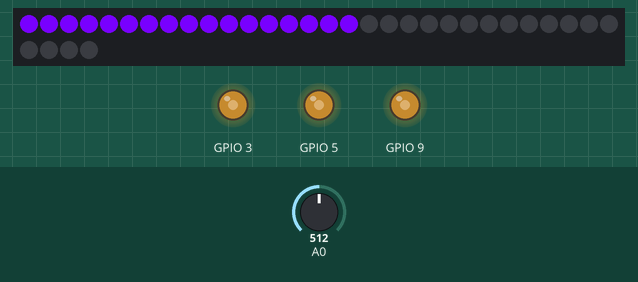
Bench run of a sketch on a simulated ESP8266 (NodeMCU). Shown: 34 RGB LEDs in strip order, left to right, continuing on the next row, output pins drawn as LEDs (lit = HIGH). The inputs (shaded band) are chosen by the test bench; at power-on: A0 = 512. Dim RGB values are drawn brighter than linear.

Above: at 1.2 s.
1.3 s: A0 set to 716
At 1.9 s:
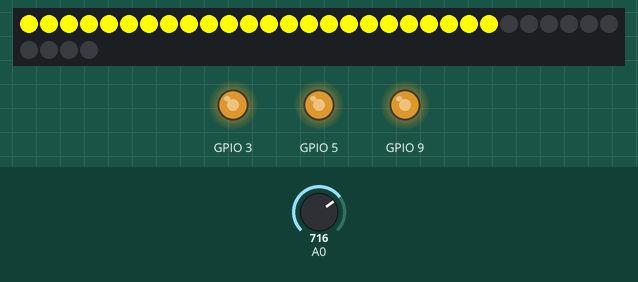
2.8 s: A0 set to 900
At 4.0 s:
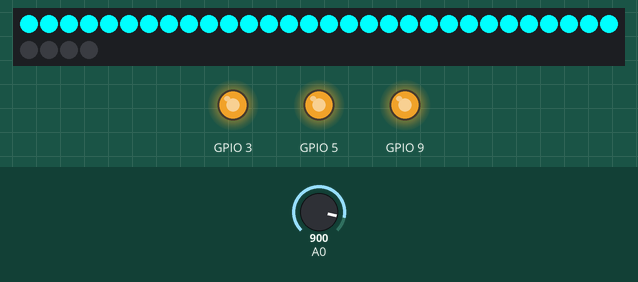
4.3 s: A0 set to 0
At 4.8 s:
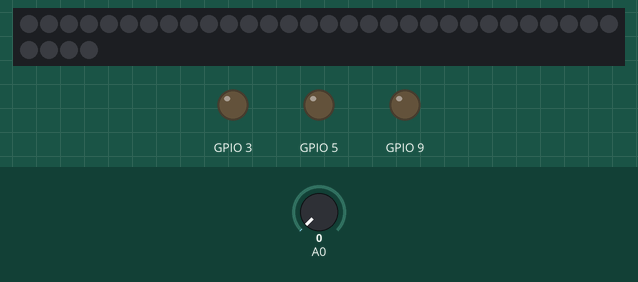
5.8 s: A0 set to 1010
At 6.9 s:
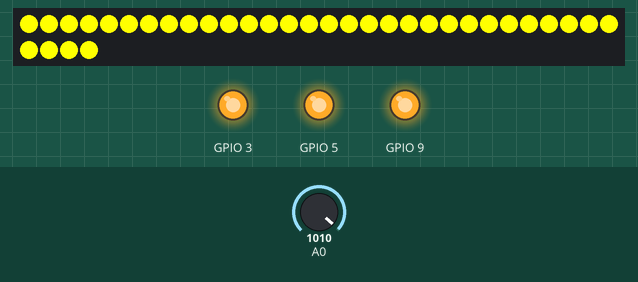
7.3 s: A0 set to 245
At 7.8 s:
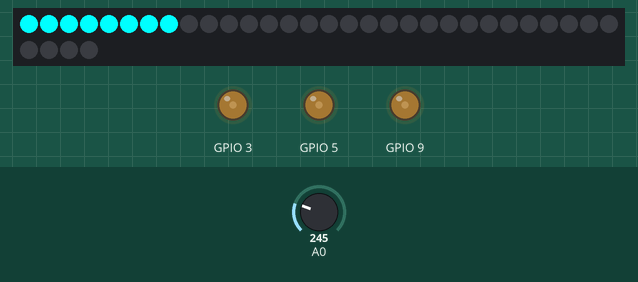
8.8 s: A0 set to 1023
At 13.86 s:
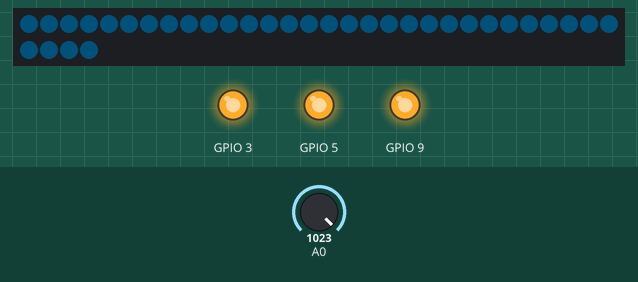
Timing chart, 0 to 15.4 s (numbered marks = the images above; inputs shaded):
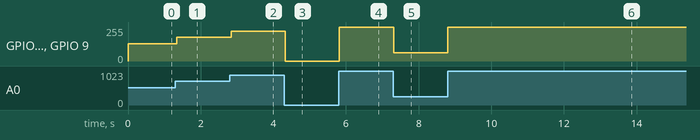

Measured:
- after the input at 1.3 s, GPIO 3, GPIO 5, GPIO 9: 128/255 → 178/255 at once; the LEDs: change at once (image 1)
- after the input at 2.8 s, GPIO 3, GPIO 5, GPIO 9: 178/255 → 224/255 at once; the LEDs: change at once (image 2)
- after the input at 4.3 s, GPIO 3, GPIO 5, GPIO 9: 224/255 → 0/255 at once; the LEDs: change at once (image 3)
- after the input at 5.8 s, GPIO 3, GPIO 5, GPIO 9: 0/255 → 255/255 at once; the LEDs: change at once (image 4)
- after the input at 7.3 s, GPIO 3, GPIO 5, GPIO 9: 255/255 → 61/255 at once; the LEDs: change at once (image 5)
- after the input at 8.8 s, GPIO 3, GPIO 5, GPIO 9: 61/255 → 255/255 at once

The sketch:

cpanel.ino
```cpp
#include <FastLED.h>

#define DEBUG 0

#define NUM_PWR_IO 3
#define NUM_LEDS 34
#define LED_PIN 11
#define FLUCT_THRESH 10

// Color scheme
#define ACTIVE 20, 200, 255
#define PASSIVE 255, 140, 20

// Timing
#define PULSE_CYCLE 4000
#define RUN_DELAY 50
#define IDLE_SECONDS 5

int handle_rgb_light(struct pwr_io_ctrl ctrls[NUM_PWR_IO]);
int handle_light_adjustment(struct pwr_io_ctrl ctrls[NUM_PWR_IO]);
int update_value(struct pwr_io_ctrl *ctrl_obj);
int set_led_color(int color1, int color2, int color3);

// pwr_io_ctrl is used for storing all of the values pertaining to a specific input/output.
struct pwr_io_ctrl{
  int out_pin;                  // Digital output pin
  int analog_in_pin;            // Analog input pin
  int current_value;            // Current brightness value
  unsigned long last_touched;   // Time when knob was last turned
  int base_color[3];
  /** 3 value array describing RGB color (0-255). This base_color value is used whenever the
   *  brightness is being adjusted. For example, if the user turns first knob, the lights
   *  inside the control box will turn cyan and a number of lights will turn on. The number
   *  of lights are used to indicate the brightness setting of the first output.
   */
};

// Pulse is used for pulsing a color regularly over a base color
struct pulse {
  int calls_per_cycle;          // The number of times that the pulse will need to be called.
  float current_color[3];       // 3 value array describing current RGB color (0-255)
  int pulse_color[3];           // 3 value array describing RGB color to pulse (0-255)
  int retracting;               // Whether the pulsed color is being activated or deactivated
};

//Initialize Input pin & Output Pin pairs
struct pwr_io_ctrl io1 = {3, 1, 0, 0, {0, 255, 255}};
  // Output 3 is controlled with analog 1, and starts with value 0, never touched, with base color cyan
struct pwr_io_ctrl io2 = {9, 6, 0, 0, {255, 255, 0}};
  // Output 6 is controlled with analog 9, and starts with value 0, never touched, with base color yellow
struct pwr_io_ctrl io3 = {5, 4, 0, 0, {120, 0, 255}};
  // Output 4 is controlled with analog 5, and starts with value 0, never touched, with base color purple
//struct pwr_io_ctrl io4 = {6, 2, 0, 0, {80, 255, 0}};

struct pwr_io_ctrl ctrls[NUM_PWR_IO] = {io1, io2, io3}; // Group the controls together

struct pulse passive_pulse  = {PULSE_CYCLE / RUN_DELAY, {0.0, 0.0, 0.0}, {PASSIVE}, 0};
struct pulse active_pulse   = {PULSE_CYCLE / RUN_DELAY, {0.0, 0.0, 0.0}, {ACTIVE}, 0};

//Define RGB LED array
CRGB leds[NUM_LEDS];

void setup() {
  pinMode(io1.out_pin, OUTPUT);
  pinMode(io1.analog_in_pin, INPUT);

  pinMode(io2.out_pin, OUTPUT);
  pinMode(io2.analog_in_pin, INPUT);

  pinMode(io3.out_pin, OUTPUT);
  pinMode(io3.analog_in_pin, INPUT);

  FastLED.addLeds<NEOPIXEL, LED_PIN>(leds, NUM_LEDS);
  set_led_color(0, 255, 70);
  Serial.begin(9600);      // open the serial port at 9600 bps:
}

// the loop routine runs over and over again forever:
void loop() {

  handle_light_adjustment(ctrls);
  handle_rgb_light(ctrls);

  /** Debug outputs **/
  if (DEBUG) {
    Serial.print("PIN: ");
    Serial.print(io1.analog_in_pin);
    Serial.print(", val: ");
    Serial.print(analogRead(io1.analog_in_pin));
    Serial.println();

    Serial.print("PIN: ");
    Serial.print(io2.analog_in_pin);
    Serial.print(", val: ");
    Serial.print(analogRead(io2.analog_in_pin));
    Serial.println();

    Serial.print("PIN: ");
    Serial.print(io3.analog_in_pin);
    Serial.print(", val: ");
    Serial.print(analogRead(io3.analog_in_pin));
    Serial.println();
  }
  delay(RUN_DELAY);
}


int light_pulse(struct pulse *p) {
  float steps[3]  =  {(float)p->pulse_color[0] / p->calls_per_cycle,
                      (float)p->pulse_color[1] / p->calls_per_cycle,
                      (float)p->pulse_color[2] / p->calls_per_cycle};

  if (p->retracting) {
    p->current_color[0] -= steps[0];
    p->current_color[1] -= steps[1];
    p->current_color[2] -= steps[2];

    if (p->current_color[0] <= 0 ||
        p->current_color[0] <= 0 ||
        p->current_color[0] <= 0) {
      p->current_color[0] = 0.0;
      p->current_color[1] = 0.0;
      p->current_color[2] = 0.0;
      p->retracting = 0;
    }
  }
  else {
    p->current_color[0] += steps[0];
    p->current_color[1] += steps[1];
    p->current_color[2] += steps[2];

    if (p->current_color[0] >= p->pulse_color[0] ||
        p->current_color[1] >= p->pulse_color[1] ||
        p->current_color[2] >= p->pulse_color[2]) {

      p->current_color[0] = (float)p->pulse_color[0];
      p->current_color[1] = (float)p->pulse_color[1];
      p->current_color[2] = (float)p->pulse_color[2];
      p->retracting = 1;
    }
  }

  set_led_color((int)p->current_color[0],
                (int)p->current_color[1],
                (int)p->current_color[2]);
}


/** Set the circle of RGB leds to correspond to
 *  the value fetched by the potentiometer, as
 *  a visual cue to how many % of the light
 *  strength that is being shown/adjusted
 */
int set_rgb_circle(struct pwr_io_ctrl *ctrl) {
    int i, val = map(ctrl->current_value, 0, 255, 0, NUM_LEDS);
    for (i = 0; i < NUM_LEDS; i++) {
      if (i < val)
        leds[i] = CRGB{ctrl->base_color[0], ctrl->base_color[1], ctrl->base_color[2]};
      else
        leds[i] = CRGB{0, 0, 0};
    }
  FastLED.show();
}

/** Check if there are any potentiometers / lights
 *  whose value has been changed within the frames
 *  of the idle time. If it has, we can update RGB
 *  circle
 */
int handle_rgb_light(struct pwr_io_ctrl ctrls[NUM_PWR_IO]) {
  int i;
  int off = 1;
  unsigned long curtime = millis(), lowest_diff = curtime;
  struct pwr_io_ctrl *lowest_ctrl = NULL;

  for (i = 0; i < NUM_PWR_IO; i++) {
    unsigned long measure_diff = curtime - ctrls[i].last_touched;
    if (measure_diff < 1000*IDLE_SECONDS && measure_diff < lowest_diff) {
      lowest_ctrl = &ctrls[i];
      lowest_diff = measure_diff;
    }

    if (ctrls[i].current_value != 0)
      off = 0;
  }

  if (lowest_ctrl != NULL)
    set_rgb_circle(lowest_ctrl);
  else {
   if (off)
     light_pulse(&passive_pulse);
   else
     light_pulse(&active_pulse);
  }

  return 0;
}


int handle_light_adjustment(struct pwr_io_ctrl ctrls[NUM_PWR_IO]) {
  int i;
  for (i = 0; i < NUM_PWR_IO; i++)
    update_value(&ctrls[i]);
  return 0;
}


int update_value(struct pwr_io_ctrl *ctrl_obj) {
  int val = map(analogRead(ctrl_obj->analog_in_pin), 0, 1023, 0, 255);

  //Avoid fluctuation flickering on low & high by not changing unless major
  if (ctrl_obj->current_value + FLUCT_THRESH  > val
      && ctrl_obj->current_value - FLUCT_THRESH  < val)
    return 0;

  if (val <= FLUCT_THRESH)
    val = 0;
  else if (val >= 255 - FLUCT_THRESH)
    val = 255;

  analogWrite(ctrl_obj->out_pin, val);

  ctrl_obj->current_value = val;
  ctrl_obj->last_touched = millis();
  return 0;
}

// Basic method to set all the leds to the given color value.
int set_led_color(int color1, int color2, int color3) {
  int i;
  for (i = 0; i < NUM_LEDS; i++)
    leds[i] = CRGB{color1, color2, color3};

 FastLED.show();
 return 0;
}
```

ledfade.cc
```cpp
/******** Natural Nerd LED "fade-between" colors *************
 *  To use the code for your own projects, update the parameters
 *  marked with CONFIG.
 */

#include "FastLED.h"
#include <math.h>

/*************************************
 * CONFIG
 * How many leds are you controlling?
 * Change it!
 *************************************/
#define NUM_LEDS 1
#define LED_PIN 6

/*************************************
 * CONFIG
 * Color declarations, RGB style
 * Feel free to add more colors
 * That way more fades can be created!
 *************************************/
int purple[3] = {210, 0, 255};
int peach[3]  = {255, 90, 30};
int lime[3]   = {50, 255, 30};

/** Variable and function declarations */
CRGB leds[NUM_LEDS];
int i;
void fade_between(int a[3], int b[3], CRGB leds[NUM_LEDS], int del);
void set_definite(int a[3], CRGB leds[NUM_LEDS]);

/* Initialize the LEDs */
void setup() {
  Serial.begin(9600);
  FastLED.addLeds<NEOPIXEL, LED_PIN>(leds, NUM_LEDS);
    for (i = 0; i < NUM_LEDS; i++)
      leds[i] = CRGB(purple[0], purple[1], purple[2]);
    FastLED.show();
  }

/*************************************
 * CONFIG
 *  Add or remove fades to your own liking.
 *  Change the delay, which is the last parameter
 *  of the fade_between(..) function to reduce
 *  or increase the speed of the fade. The time
 *  to "hold" a color, is decided by the delay
 *  between the function calls.
 *************************************/
void loop() {
      fade_between(purple, peach, leds, 60);
      delay(1000);
      fade_between(peach, lime, leds, 60);
      delay(1000);
      fade_between(lime, purple, leds, 60);
      delay(1000);
}

/**
 * Params: fade_between(color from, color-to, led-array, delay)
 */
void fade_between(int a[3], int b[3], CRGB leds[NUM_LEDS], int del) {
  int i, j, steps = 100;
  double dsteps = 100.0;
  double s1, s2, s3, tmp1, tmp2, tmp3;
  s1 = double((b[0] - a[0])) / dsteps;
  s2 = double((b[1] - a[1])) / dsteps;
  s3 = double((b[2] - a[2])) / dsteps;

  tmp1 = a[0], tmp2 = a[1], tmp3 = a[2];

  for (i = 0; i < steps; i++) {
      tmp1 += s1;
      tmp2 += s2;
      tmp3 += s3;

    for (j = 0; j < NUM_LEDS; j++)
      leds[j] = CRGB((int)round(tmp1), (int)round(tmp2), (int)round(tmp3));
    FastLED.show();
    delay(del);
  }
 set_definite(b, leds);
}

void set_definite(int a[3], CRGB leds[NUM_LEDS]) {
 int i;
  for (i = 0; i < NUM_LEDS; i++)
    leds[i] = CRGB(a[0], a[1], a[2]);

   FastLED.show();
}
```
